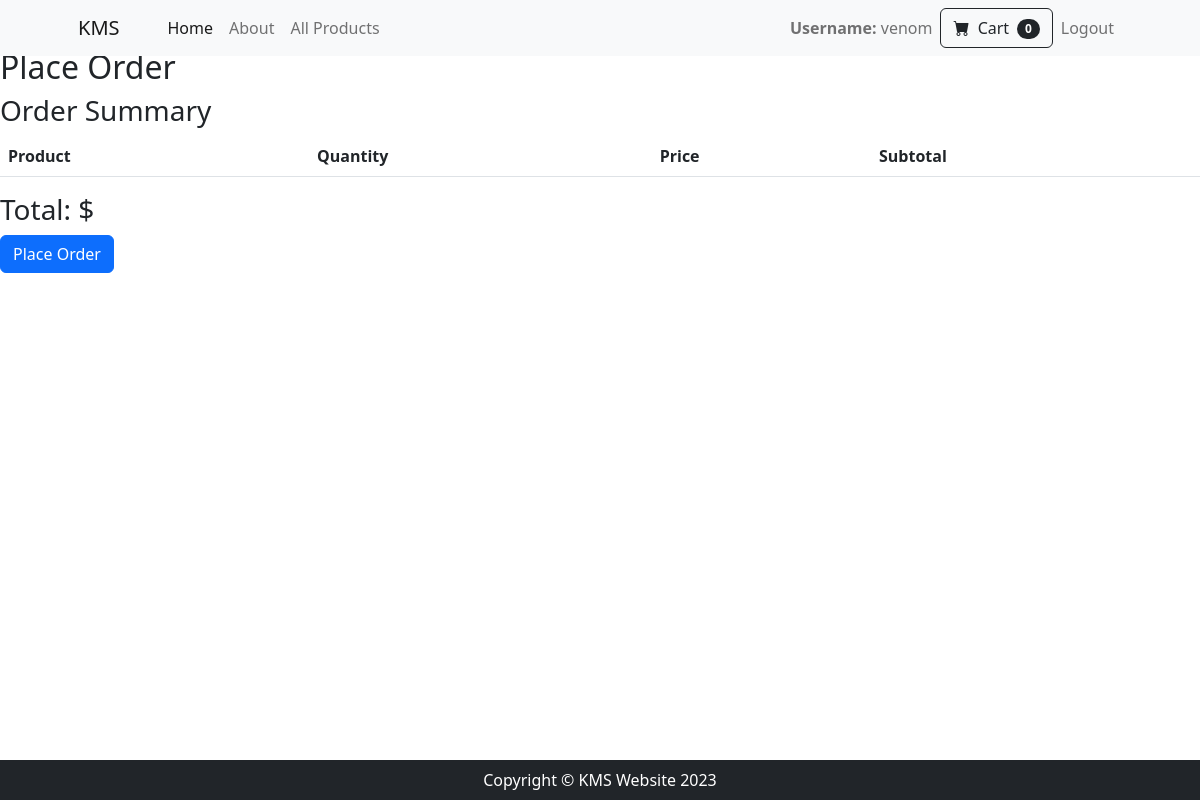
Before: /orders/place-order/ (signed in) with the older database file.
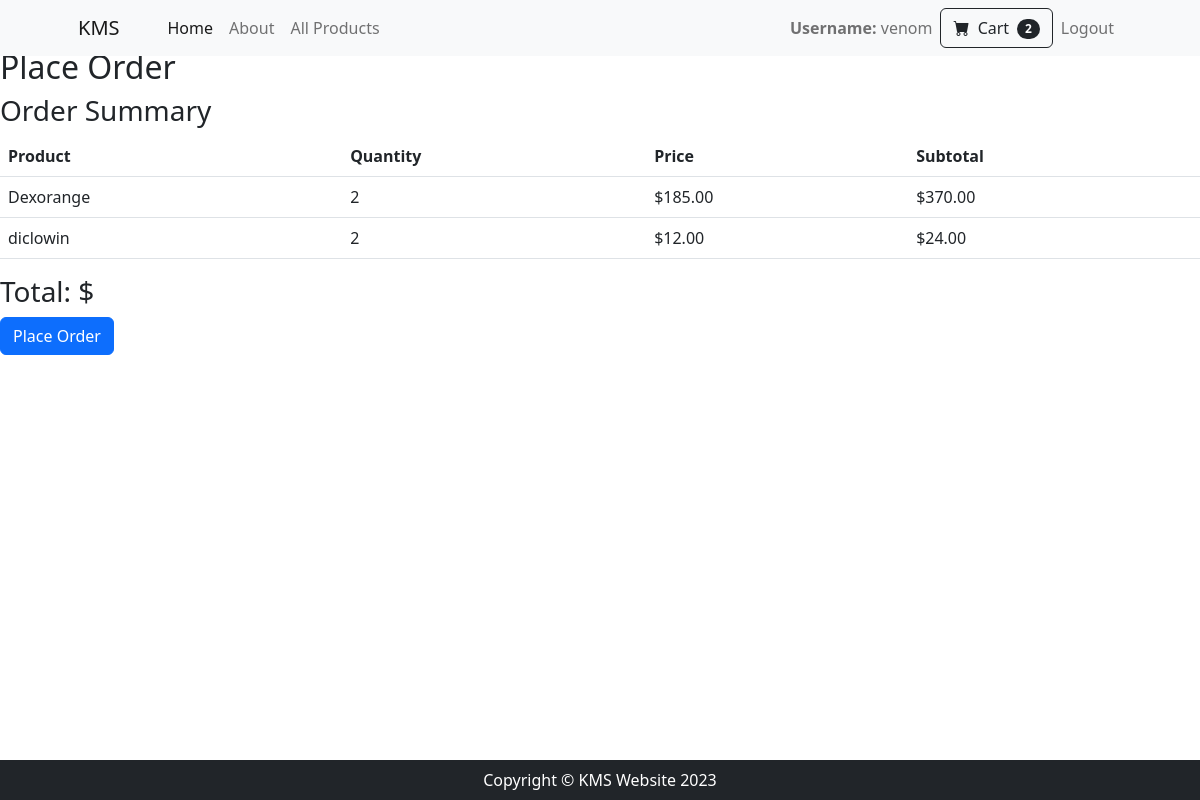
After: the same page with the newer database file.
### cart/models.py (models this page shows)
class CartItem(models.Model):
    cart = models.ForeignKey(Cart, on_delete=models.CASCADE)
    product = models.ForeignKey(Product, on_delete=models.CASCADE)
    quantity = models.PositiveIntegerField(default=0)  # Default value

### products/models.py (models this page shows, shortened)
class Product(models.Model):
    name = models.CharField(max_length=200)
    description = models.TextField()
    price = models.DecimalField(max_digits=10, decimal_places=2)
    category = models.ForeignKey(Category, on_delete=models.CASCADE)
    tags = models.ManyToManyField(Tag)
    image = models.ImageField(upload_to='products/', default='products/default.png', blank=True, null=True)

### orders/views.py (the view)
# urls.py: path('place-order/', views.place_order, name='place_order'),
def place_order(request):
    if request.method == 'POST':
        user = request.user
        cart = Cart.objects.get(user=user)
        cart_items = cart.cartitem_set.all()
        order = Order.objects.create(user=user)
        for cart_item in cart_items:
            cart_item.order = order
            cart_item.save()
        cart_items.delete()
        return redirect('orders:order_history')  # Redirect to order history
    else:
        cart_items = CartItem.objects.filter(cart__user=request.user)
        return render(request, 'orders/place_order.html', {'cart_items': cart_items})

### accounts/context_processors.py (called while the page is built)
def cart_items_count(request):
    cart_items_count = 0
    if request.user.is_authenticated:
        cart, created = Cart.objects.get_or_create(user=request.user)
        cart_items_count = cart.cartitem_set.count()
    return {'cart_items_count': cart_items_count}

def user_profile_context(request):
    user_profile = None
    if request.user.is_authenticated:
        user_profile = UserProfile.objects.get(user=request.user)
    return {'user_profile': user_profile}

### orders/templatetags/cart_tags.py (called while the page is built)
@register.filter
def calculate_subtotal(cart_item):
    return cart_item.product.price * cart_item.quantity

### orders/templates/orders/place_order.html (shortened to what this page needs)
{% extends 'accounts/base.html' %}
{% load cart_tags %}
{% block content %}
  <h2>Place Order</h2>
  <h3>Order Summary</h3>
  <table class="table">
    <thead>
      <tr>
        <th>Product</th>
        <th>Quantity</th>
        <th>Price</th>
        <th>Subtotal</th>
      </tr>
    </thead>
    <tbody>
      {% for cart_item in cart_items %}
        <tr>
          <td>{{ cart_item.product.name }}</td>
          <td>{{ cart_item.quantity }}</td>
          <td>${{ cart_item.product.price }}</td>
          <td>${{ cart_item|calculate_subtotal }}</td>
        </tr>
      {% endfor %}
    </tbody>
  </table>
  <h3>Total: ${{ total_price }}</h3>
  <form method="post">
    <button type="submit" class="btn btn-primary">Place Order</button>
  </form>
{% endblock %}

### accounts/templates/accounts/base.html (shortened to what this page needs)
{% load static %}
<!DOCTYPE html>
<html lang="en">
    <head>
        <link href="https://cdn.jsdelivr.net/npm/bootstrap-icons@1.5.0/font/bootstrap-icons.css" rel="stylesheet" />
        {% block styles %}<link rel="stylesheet" href="{% static 'css/base_style.css' %}">{% endblock %}
    </head>
    <body>
        <nav class="navbar navbar-expand-lg navbar-light bg-light static-nav">
            <div class="container px-4 px-lg-5">
                <a class="navbar-brand" href="#!">KMS</a>
                <div class="collapse navbar-collapse" id="navbarSupportedContent">
                    <ul class="navbar-nav me-auto mb-2 mb-lg-0 ms-lg-4">
                        <li class="nav-item"><a class="nav-link active" aria-current="page" href="{% url 'accounts:profile' %}">Home</a></li>
                        <li class="nav-item"><a class="nav-link" href="{% url 'accounts:about' %}">About</a></li>
                        <li class="nav-item dropdown">
                            <a class="nav-link" href="{% url 'products:all_products' %}" role="button" >All Products</a>
                        </li>
                    </ul>
                    <ul class="navbar-nav  mb-2 mb-lg-0 ms-lg-4">
                        <li class="nav-item"><a class="nav-link" ><strong>Username:</strong> {{ user_profile.user.username }}</a></li>
                        <form class="d-flex" action="{% url 'cart:view_cart' %}" method="get">
                            <button class="btn btn-outline-dark" type="submit">
                                <i class="bi-cart-fill me-1"></i>
                                Cart
                                <span class="badge bg-dark text-white ms-1 rounded-pill">{{ cart_items_count }}</span>
                            </button>
                        </form>
                    <li class="nav-item"><a class="nav-link" href="{% url 'accounts:user_logout' %}">Logout</a></li></ul>
                </div>
            </div>
        </nav>
        <div style="margin-top: 3rem;">
        {% block content %}{% endblock %}
        </div>
        <footer class="py-2 bg-dark fixed-bottom">
            <div class="container"><p class="m-0 text-center text-white">Copyright &copy; KMS Website 2023</p></div>
        </footer>
    </body>
</html>

Changed rows visible on the page:
added CartItem: product.name "Dexorange", quantity "2", product.price "185.00", product+quantity "370.00"
added CartItem: product.name "diclowin", quantity "2", product.price "12.00", product+quantity "24.00"
Other visible differences:
{{ cart_items_count }}: "0" → "2"
